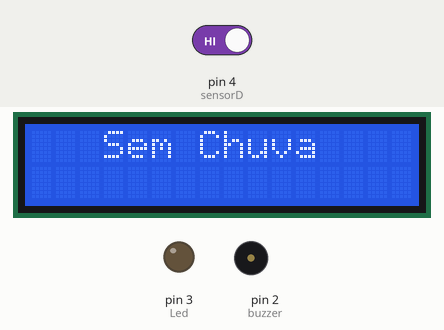
Recording of a sketch running on a simulated Arduino Uno, built with avr-gcc and run on an emulated ATmega328P. On the bench: 16×2 character LCD, output pins drawn as LEDs (lit = HIGH), buzzer (waves = sounding). Inputs (shaded band) come from the test bench; at power-on: pin 4 (sensorD) HIGH.

Above: at 1.2 s.
1.3 s: pin 4 (sensorD) driven LOW
At 2.1 s:
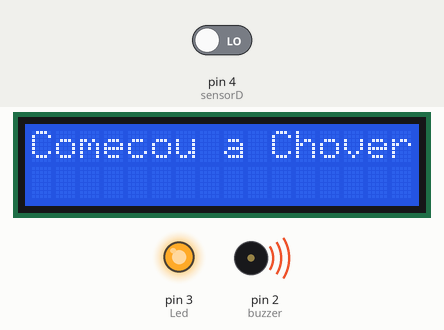
4.3 s: pin 4 (sensorD) driven HIGH
At 5.6 s:
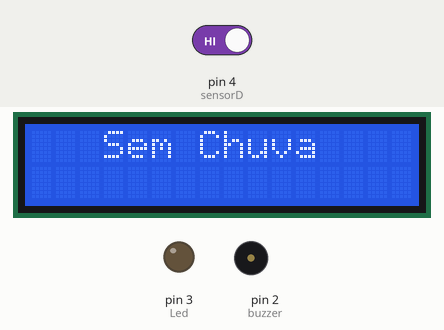
Timing chart, 0 to 7.3 s (numbered marks = the images above; inputs shaded):
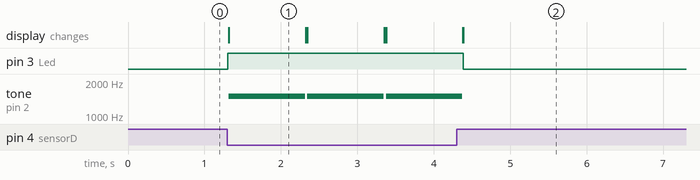

Measured:
- after the input at 1.3 s, pin 3 (Led): LOW → HIGH at once; tone on pin 2 (buzzer): alternates 1500 Hz for 1.0 s and silent for 0.03 s, starting at once; the display: changes at once (image 1)
- after the input at 4.3 s, pin 3 (Led): HIGH → LOW after 0.09 s; tone on pin 2 (buzzer): goes on until 4.4 s, then stays silent; the display: first differs from a run without the input after 0.09 s (image 2)
- what the display in image 1 shows lasts 1.0 s, from 1.3 s to 2.3 s

The sketch:

Sensor_de_chuva.ino
```cpp
// bibliotecas necessárias

#include <Wire.h>
#include <LiquidCrystal_I2C.h>

LiquidCrystal_I2C lcd(0x27,2,1,0,4,5,6,7,3, POSITIVE);

// definindo portas

int Led = 3;
int buzzer = 2;
int sensorD = 4;
int sensorA = A0;

void setup(){

 lcd.begin (16,2); // Dimensão da tela
 lcd.setBacklight(HIGH); //Liga a luz de fundo

 // definindo portas como entrada ou saída

  pinMode(sensorD, INPUT);
  pinMode(sensorA, INPUT);
  pinMode(Led, OUTPUT);
  pinMode(buzzer, OUTPUT);

}
void loop(){


    lcd.setCursor(3,0);
    lcd.print("Sem Chuva");

  if(digitalRead(sensorD) == LOW){ // se o sensor estiver molhado

      digitalWrite(Led, HIGH); // liga LED
      lcd.setCursor(0,0);
      lcd.print("Comecou a Chover"); // escreve na tela
      tone(buzzer, 1500,1000); // aciona o buzzer
      delay(1000);
      lcd.clear();

  }else{ // se não nada acontece

    digitalWrite(Led, LOW);
    noTone(buzzer);

  }
}
```
